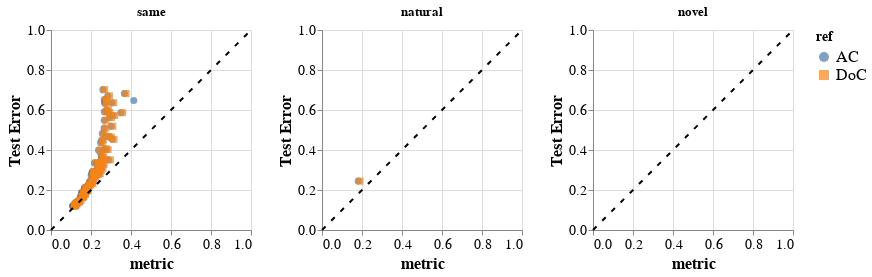

Notebook code for this chart:
### Code cell
plt.configure_axis(
    labelFontSize=14,
    titleFontSize=16
).configure_axis(
    labelFontSize=14,
    titleFontSize=16,
).configure_legend(
    titleFontSize=14,
    labelFontSize=16
)

### Figure 1 — Vega-Lite specification as saved in the notebook (floating-point values rounded to 4 significant figures; data arrays with more than 128 entries replaced by an {"elided": "..."} marker saying what was removed)
{"config": {"view": {"continuousWidth": 400, "continuousHeight": 300}, "axis": {"labelFontSize": 14, "titleFontSize": 16}, "legend": {"labelFontSize": 16, "titleFontSize": 14}}, "hconcat": [{"layer": [{"data": {"values": {"elided": "189 records"}}, "mark": {"type": "point", "filled": true, "size": 50}, "encoding": {"color": {"field": "ref", "type": "nominal"}, "shape": {"field": "ref", "type": "nominal"}, "x": {"field": "metric", "type": "quantitative"}, "y": {"field": "error", "title": "Test Error", "type": "quantitative"}}, "height": 200, "title": "same", "width": 200}, {"data": {"name": "data-371cce5920a7f84c9a50d4162766dae5"}, "mark": {"type": "line", "color": "black", "strokeDash": [5, 8]}, "encoding": {"x": {"field": "metric", "type": "quantitative"}, "y": {"field": "error", "type": "quantitative"}}}]}, {"layer": [{"data": {"values": [{"corruption": "collection", "corruption level": 0, "metric": 0.1812, "ref": "AC", "acc": 0.7555, "error": 0.2445, "subpopulation": "natural", "pretrained": false}, {"corruption": "collection", "corruption level": 0, "metric": 0.1901, "ref": "DoC", "acc": 0.7555, "error": 0.2445, "subpopulation": "natural", "pretrained": false}]}, "mark": {"type": "point", "filled": true, "size": 50}, "encoding": {"color": {"field": "ref", "type": "nominal"}, "shape": {"field": "ref", "type": "nominal"}, "x": {"field": "metric", "type": "quantitative"}, "y": {"field": "error", "title": "Test Error", "type": "quantitative"}}, "height": 200, "title": "natural", "width": 200}, {"data": {"name": "data-371cce5920a7f84c9a50d4162766dae5"}, "mark": {"type": "line", "color": "black", "strokeDash": [5, 8]}, "encoding": {"x": {"field": "metric", "type": "quantitative"}, "y": {"field": "error", "type": "quantitative"}}}]}, {"layer": [{"data": {"values": []}, "mark": {"type": "point", "filled": true, "size": 50}, "encoding": {"color": {"field": "ref", "type": "nominal"}, "shape": {"field": "ref", "type": "nominal"}, "x": {"field": "metric", "type": "quantitative"}, "y": {"field": "error", "title": "Test Error", "type": "quantitative"}}, "height": 200, "title": "novel", "width": 200}, {"data": {"name": "data-371cce5920a7f84c9a50d4162766dae5"}, "mark": {"type": "line", "color": "black", "strokeDash": [5, 8]}, "encoding": {"x": {"field": "metric", "type": "quantitative"}, "y": {"field": "error", "type": "quantitative"}}}]}], "$schema": "https://vega.github.io/schema/vega-lite/v4.17.0.json", "datasets": {"data-371cce5920a7f84c9a50d4162766dae5": [{"metric": 0, "error": 0}, {"metric": 1, "error": 1}]}}
